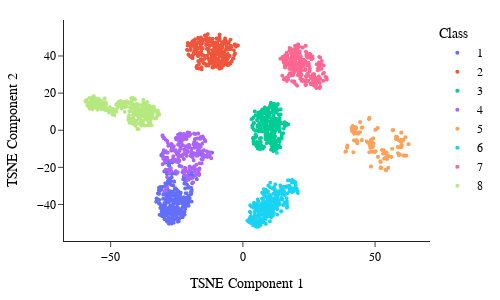

The cell this chart's notebook holds for it:
### Markdown cell above
## Visualization

### Code cell
MatrixFactorization.plot_with_dimensionality_reduction(model.embeddings.weight.detach().numpy(), data.y, method='tsne')

### Figure 1 — Plotly figure (JSON) as saved in the notebook; plotly's stock layout.template omitted (floating-point values rounded to 4 significant figures; data arrays with more than 128 entries replaced by an {"elided": "..."} marker saying what was removed)
{"data": [{"hovertemplate": "<b>%{hovertext}</b><br><br>label=1<br>x=%{x}<br>y=%{y}<extra></extra>", "hovertext": {"elided": "300 str values"}, "legendgroup": "1", "marker": {"color": "#636efa", "size": 4, "symbol": "circle"}, "mode": "markers", "name": "1", "showlegend": true, "type": "scattergl", "x": {"elided": "300 float values"}, "xaxis": "x", "y": {"elided": "300 float values"}, "yaxis": "y"}, {"hovertemplate": "<b>%{hovertext}</b><br><br>label=2<br>x=%{x}<br>y=%{y}<extra></extra>", "hovertext": {"elided": "300 str values"}, "legendgroup": "2", "marker": {"color": "#EF553B", "size": 4, "symbol": "circle"}, "mode": "markers", "name": "2", "showlegend": true, "type": "scattergl", "x": {"elided": "300 float values"}, "xaxis": "x", "y": {"elided": "300 float values"}, "yaxis": "y"}, {"hovertemplate": "<b>%{hovertext}</b><br><br>label=3<br>x=%{x}<br>y=%{y}<extra></extra>", "hovertext": {"elided": "300 str values"}, "legendgroup": "3", "marker": {"color": "#00cc96", "size": 4, "symbol": "circle"}, "mode": "markers", "name": "3", "showlegend": true, "type": "scattergl", "x": {"elided": "300 float values"}, "xaxis": "x", "y": {"elided": "300 float values"}, "yaxis": "y"}, {"hovertemplate": "<b>%{hovertext}</b><br><br>label=4<br>x=%{x}<br>y=%{y}<extra></extra>", "hovertext": {"elided": "300 str values"}, "legendgroup": "4", "marker": {"color": "#ab63fa", "size": 4, "symbol": "circle"}, "mode": "markers", "name": "4", "showlegend": true, "type": "scattergl", "x": {"elided": "300 float values"}, "xaxis": "x", "y": {"elided": "300 float values"}, "yaxis": "y"}, {"hovertemplate": "<b>%{hovertext}</b><br><br>label=5<br>x=%{x}<br>y=%{y}<extra></extra>", "hovertext": {"elided": "300 str values"}, "legendgroup": "5", "marker": {"color": "#FFA15A", "size": 4, "symbol": "circle"}, "mode": "markers", "name": "5", "showlegend": true, "type": "scattergl", "x": {"elided": "300 float values"}, "xaxis": "x", "y": {"elided": "300 float values"}, "yaxis": "y"}, {"hovertemplate": "<b>%{hovertext}</b><br><br>label=6<br>x=%{x}<br>y=%{y}<extra></extra>", "hovertext": {"elided": "300 str values"}, "legendgroup": "6", "marker": {"color": "#19d3f3", "size": 4, "symbol": "circle"}, "mode": "markers", "name": "6", "showlegend": true, "type": "scattergl", "x": {"elided": "300 float values"}, "xaxis": "x", "y": {"elided": "300 float values"}, "yaxis": "y"}, {"hovertemplate": "<b>%{hovertext}</b><br><br>label=7<br>x=%{x}<br>y=%{y}<extra></extra>", "hovertext": {"elided": "300 str values"}, "legendgroup": "7", "marker": {"color": "#FF6692", "size": 4, "symbol": "circle"}, "mode": "markers", "name": "7", "showlegend": true, "type": "scattergl", "x": {"elided": "300 float values"}, "xaxis": "x", "y": {"elided": "300 float values"}, "yaxis": "y"}, {"hovertemplate": "<b>%{hovertext}</b><br><br>label=8<br>x=%{x}<br>y=%{y}<extra></extra>", "hovertext": {"elided": "300 str values"}, "legendgroup": "8", "marker": {"color": "#B6E880", "size": 4, "symbol": "circle"}, "mode": "markers", "name": "8", "showlegend": true, "type": "scattergl", "x": {"elided": "300 float values"}, "xaxis": "x", "y": {"elided": "300 float values"}, "yaxis": "y"}], "layout": {"font": {"color": "black", "family": "Arial", "size": 12}, "height": 300, "legend": {"title": {"text": "Class"}, "tracegroupgap": 0}, "margin": {"b": 20, "l": 20, "r": 20, "t": 20}, "width": 500, "xaxis": {"anchor": "y", "domain": [0, 1], "title": {"font": {"size": 14}, "text": "TSNE Component 1"}}, "yaxis": {"anchor": "x", "domain": [0, 1], "title": {"font": {"size": 14}, "text": "TSNE Component 2"}}}}
